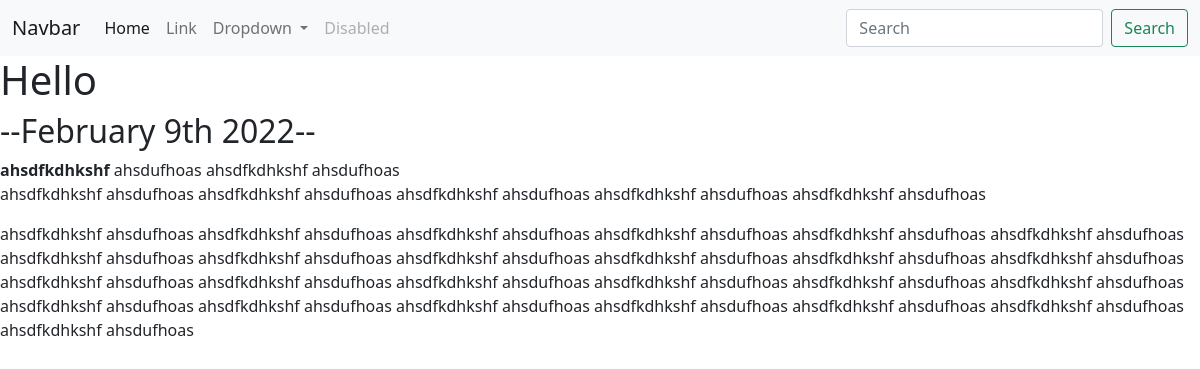
The page /blog/9/ on the database its author committed.
### blog/models.py (models this page shows, shortened)
class Blog(models.Model):
    title = models.CharField(max_length=200)
    description = models.TextField()
    date = models.DateField()

### blog/views.py (the view)
# urls.py: path('<int:blog_id>/', views.detail, name='detail'),
def detail(request, blog_id):
    blog = get_object_or_404(Blog, pk=blog_id)
    return render(request, 'blog/detail.html', {'blog': blog})

### blog/templates/blog/detail.html
{% extends 'portfolio/base.html' %}
{% block content %}
    <h1>{{ blog.title }}</h1>
    <h2>--{{ blog.date|date:'F jS Y' }}--</h2>
    {{ blog.description|safe }}
{% endblock %}

### rows shown on the page
Blog: title "Hello", date "February 9th 2022", description "ahsdfkdhkshf ahsdufhoas ahsdfkdhkshf ahsdufhoas ahsdfkdhkshf ahsdufhoas ahsdfkdhkshf ahsdufhoas ahsdfkdhkshf ahsdufhoas ahsdfkdhkshf ahsdufhoas ahsdfkdhkshf ahsdufhoas ahsdfkdhkshf ahsdufhoas ahsdfkdhkshf ahsdufhoas ahsdfkdhkshf ahsdufhoas ahsdfkdhkshf ahsdufhoas ahsdfkdhkshf ahsdufhoas ahsdfkdhkshf ahsdufhoas ahsdfkdhkshf ahsdufhoas ahsdfkdhkshf ahsdufhoas ahsdfkdhkshf ahsdufhoas ahsdfkdhkshf ahsdufhoas ahsdfkdhkshf ahsdufhoas ahsdfkdhkshf ahsdufhoas ahsdfkdhkshf ahsdufhoas ahsdfkdhkshf ahsdufhoas ahsdfkdhkshf ahsdufhoas ahsdfkdhkshf ahsdufhoas ahsdfkdhkshf ahsdufhoas ahsdfkdhkshf ahsdufhoas ahsdfkdhkshf ahsdufhoas ahsdfkdhkshf ahsdufhoas ahsdfkdhkshf ahsdufhoas ahsdfkdhkshf ahsdufhoas…"
